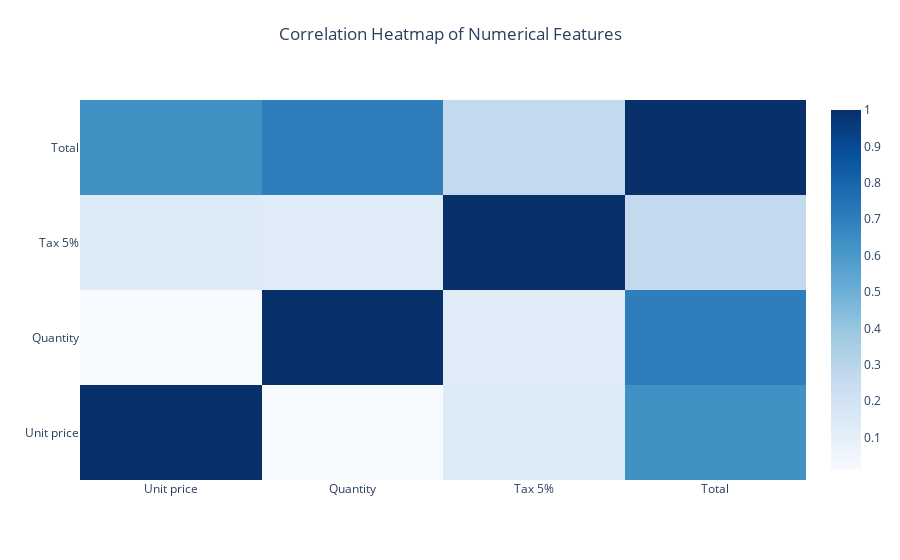

This figure's notebook cell:
### Markdown cell above
## Heatmap

### Code cell
import plotly.graph_objects as go
import numpy as np

corr = df.corr(numeric_only=True)  # Gets correlation only between numerical columns

fig = go.Figure(data=go.Heatmap(
    z=corr.values,               # The correlation matrix values
    x=corr.columns,              # Labels for x-axis
    y=corr.columns,              # Labels for y-axis
    colorscale="Blues"           # Blue color gradient
))

# Add a title at the top of the heatmap
fig.update_layout(
    title={
        "text": "Correlation Heatmap of Numerical Features",
        "y": 0.95,
        "x": 0.5,
        "xanchor": "center",
        "yanchor": "top"
    }
)

fig.show()

### Figure 1 — Plotly figure (JSON) as saved in the notebook; plotly's stock layout.template omitted (floating-point values rounded to 4 significant figures)
{"data": [{"colorscale": [[0, "rgb(247,251,255)"], [0.125, "rgb(222,235,247)"], [0.25, "rgb(198,219,239)"], [0.375, "rgb(158,202,225)"], [0.5, "rgb(107,174,214)"], [0.625, "rgb(66,146,198)"], [0.75, "rgb(33,113,181)"], [0.875, "rgb(8,81,156)"], [1, "rgb(8,48,107)"]], "type": "heatmap", "x": ["Unit price", "Quantity", "Tax 5%", "Total"], "y": ["Unit price", "Quantity", "Tax 5%", "Total"], "z": [[1, 0.01078, 0.142, 0.634], [0.01078, 1, 0.1267, 0.7055], [0.142, 0.1267, 1, 0.2661], [0.634, 0.7055, 0.2661, 1]]}], "layout": {"autosize": true, "title": {"text": "Correlation Heatmap of Numerical Features", "x": 0.5, "xanchor": "center", "y": 0.95, "yanchor": "top"}, "xaxis": {"autorange": true, "range": [-0.5, 3.5], "type": "category"}, "yaxis": {"autorange": true, "range": [-0.5, 3.5], "type": "category"}}}
